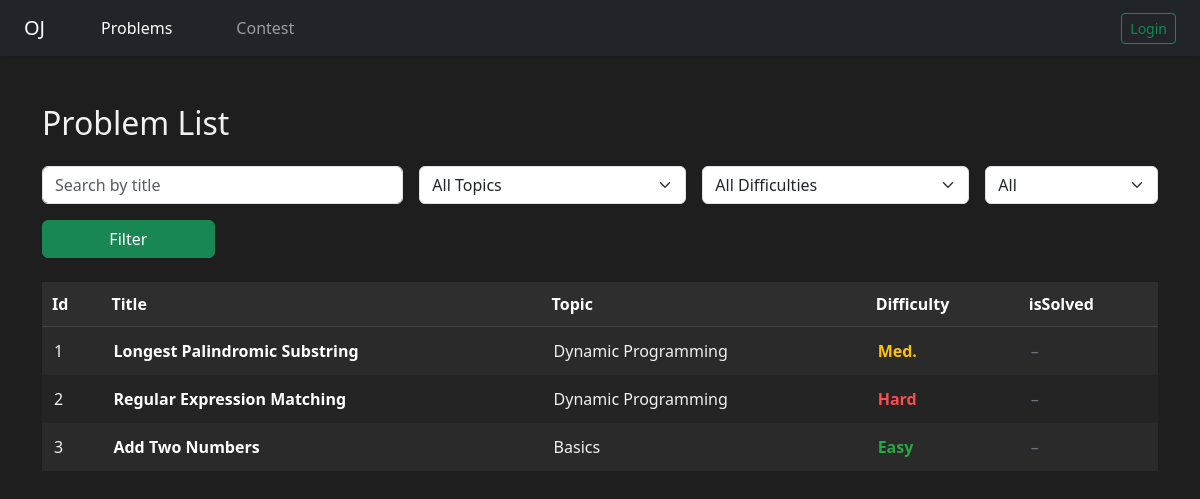
The app's page /problems/ with its own data.
### problems/models.py (models this page shows, shortened)
class Problem(models.Model):
    DIFFICULTY = [
        ('Easy', 'Easy'),
        ('Medium', 'Medium'),
        ('Hard', 'Hard'),
    ]
    title = models.CharField(max_length=50)
    description = models.TextField()
    difficulty = models.CharField(max_length=10, choices=DIFFICULTY)
    input_testcase = models.TextField()
    output_testcase = models.TextField()
    testcase_explanation = models.TextField()
    topic = models.CharField(max_length=50)
    constraints = models.TextField()
    solved_by = models.ManyToManyField(User, related_name='solved_problems', blank=True)
    saved_by = models.ManyToManyField(User, related_name='saved_problems', blank=True)

### problems/views.py (the view)
# urls.py: path('', lambda request: redirect('problem_list')),
def problem_list(request):
    search_query = request.GET.get("search", "")
    selected_topic = request.GET.get("topic", "")
    selected_difficulty = request.GET.get("difficulty", "")
    solved_filter = request.GET.get("solved", "")
    problems = Problem.objects.all()
    user = request.user
    if search_query:
        problems = problems.filter(title__icontains=search_query)
    if selected_topic:
        problems = problems.filter(topic=selected_topic)
    if selected_difficulty:
        problems = problems.filter(difficulty=selected_difficulty)
    if user.is_authenticated:
        if solved_filter == "solved":
            problems = problems.filter(solved_by=user)
        elif solved_filter == "unsolved":
            problems = problems.exclude(solved_by=user)
    all_topics = Problem.objects.values_list("topic", flat=True).distinct()
    all_difficulties = Problem.objects.values_list("difficulty", flat=True).distinct()
    for problem in problems:
        problem.isSolved = problem.get_is_solved_for_user(user) if user.is_authenticated else False
    context = {
        "problemlist": problems,
        "search_query": search_query,
        "selected_topic": selected_topic,
        "selected_difficulty": selected_difficulty,
        "solved_filter": solved_filter,
        "all_topics": all_topics,
        "all_difficulties": all_difficulties,
    }
    return render(request, "problem_list.html", context)

### problems/templates/problem_list.html (shortened to what this page needs)
<!DOCTYPE html>
<html lang="en">
<head>
    <link href="https://cdn.jsdelivr.net/npm/bootstrap@5.3.0/dist/css/bootstrap.min.css" rel="stylesheet">
</head>
<body>
    <nav class="navbar navbar-expand-lg navbar-dark bg-dark shadow-sm px-4">
    <a class="navbar-brand me-5" href="{% url 'problem_list' %}">OJ</a>
    <div class="collapse navbar-collapse">
        <ul class="navbar-nav me-auto">
        <li class="nav-item me-5">
            <a class="nav-link {% if request.path == '/problems/' %}active{% endif %}" href="{% url 'problem_list' %}">Problems</a>
        </li>
        <li class="nav-item me-5">
            <a class="nav-link {% if request.path == '/contest/' %}active{% endif %}" href="{% url 'contest_list' %}">Contest</a>
        </li>
        <li class="nav-item me-5">
            <a class="nav-link {% if request.path == '/userprofile/' %}active{% endif %}" href="{% url 'user_profile' %}">{{ request.user.username }}</a>
        </li>
        </ul>
        <form method="post" action="{% url 'logout-user' %}" class="d-flex">
        {% if request.user.is_authenticated %}
            <button class="btn btn-outline-danger btn-sm" type="submit">Logout</button>
        {% else %}
            <a href="{% url 'login-user' %}" class="btn btn-outline-success btn-sm">Login</a>
        {% endif %}
        </form>
    </div>
    </nav>
    <div class="container mt-5">
        <h2 class="mb-4">Problem List</h2>
        <form method="get" class="row g-3 mb-4">
            <div class="col-md-4">
                <input type="text" name="search" class="form-control" placeholder="Search by title"
                    value="{{ search_query }}">
            </div>
            <div class="col-md-3">
                <select name="topic" class="form-select">
                    <option value="">All Topics</option>
                </select>
            </div>
            <div class="col-md-3">
                <select name="difficulty" class="form-select">
                    <option value="">All Difficulties</option>
                </select>
            </div>
            <div class="col-md-2">
                <select name="solved" class="form-select">
                    <option value="">All</option>
                </select>
            </div>
            <div class="col-md-2">
                <button type="submit" class="btn btn-success w-100">Filter</button>
            </div>
        </form>
        <table class="custom-table">
            <thead>
                <tr>
                    <th>Id</th>
                    <th>Title</th>
                    <th>Topic</th>
                    <th>Difficulty</th>
                    <th>isSolved</th>
                </tr>
            </thead>
            <tbody>
                {% for problem in problemlist %}
                <tr class="{% cycle 'row-dark' 'row-darker' %}">
                    <td>{{ forloop.counter }}</td>
                    <td>
                        <a href="{% url 'problem_detail' problem.id %}" class="problem-link">
                            {{ problem.title }}
                        </a>
                    </td>
                    <td>{{ problem.topic }}</td>
                    <td>
                        {% if problem.difficulty|lower == 'easy' %}
                        <span class="text-green">Easy</span>
                        {% elif problem.difficulty|lower == 'medium' %}
                        <span class="text-yellow">Med.</span>
                        {% elif problem.difficulty|lower == 'hard' %}
                        <span class="text-red">Hard</span>
                        {% else %}
                        {{ problem.difficulty }}
                        {% endif %}
                    </td>
                    <td>
                        {% if problem.isSolved %}
                        <span class="checkmark">&#10003;</span>
                        {% else %}
                        <span class="muted">–</span>
                        {% endif %}
                    </td>
                </tr>
                {% empty %}
                <tr>
                    <td colspan="5" class="text-center muted">No problems available</td>
                </tr>
                {% endfor %}
            </tbody>
        </table>
    </div>
</body>
</html>

### problems/templates/problem_list.html (style rules this page uses)
body { background-color: #1e1e1e; color: #f1f1f1; font-family: 'Segoe UI', sans-serif; }
.custom-table { width: 100%; border-collapse: collapse; }
.custom-table th { background-color: #2e2e2e; color: #fff; padding: 10px; text-align: left; font-weight: bold; border-bottom: 1px solid #444; }
.custom-table td { padding: 12px; border: none; }
.row-dark { background-color: #2a2a2a; }
.row-darker { background-color: #242424; }
.text-green { color: #28a745; font-weight: bold; }
.text-yellow { color: #ffc107; font-weight: bold; }
.text-red { color: #ff4d4d; font-weight: bold; }
.problem-link { color: #ffffff; font-weight: 600; text-decoration: none; }
.muted { color: #6c757d; }

### records on screen
Problem: title "Longest Palindromic Substring", topic "Dynamic Programming", difficulty "Med."
Problem: title "Regular Expression Matching", topic "Dynamic Programming", difficulty "Hard"
Problem: title "Add Two Numbers", topic "Basics", difficulty "Easy"
